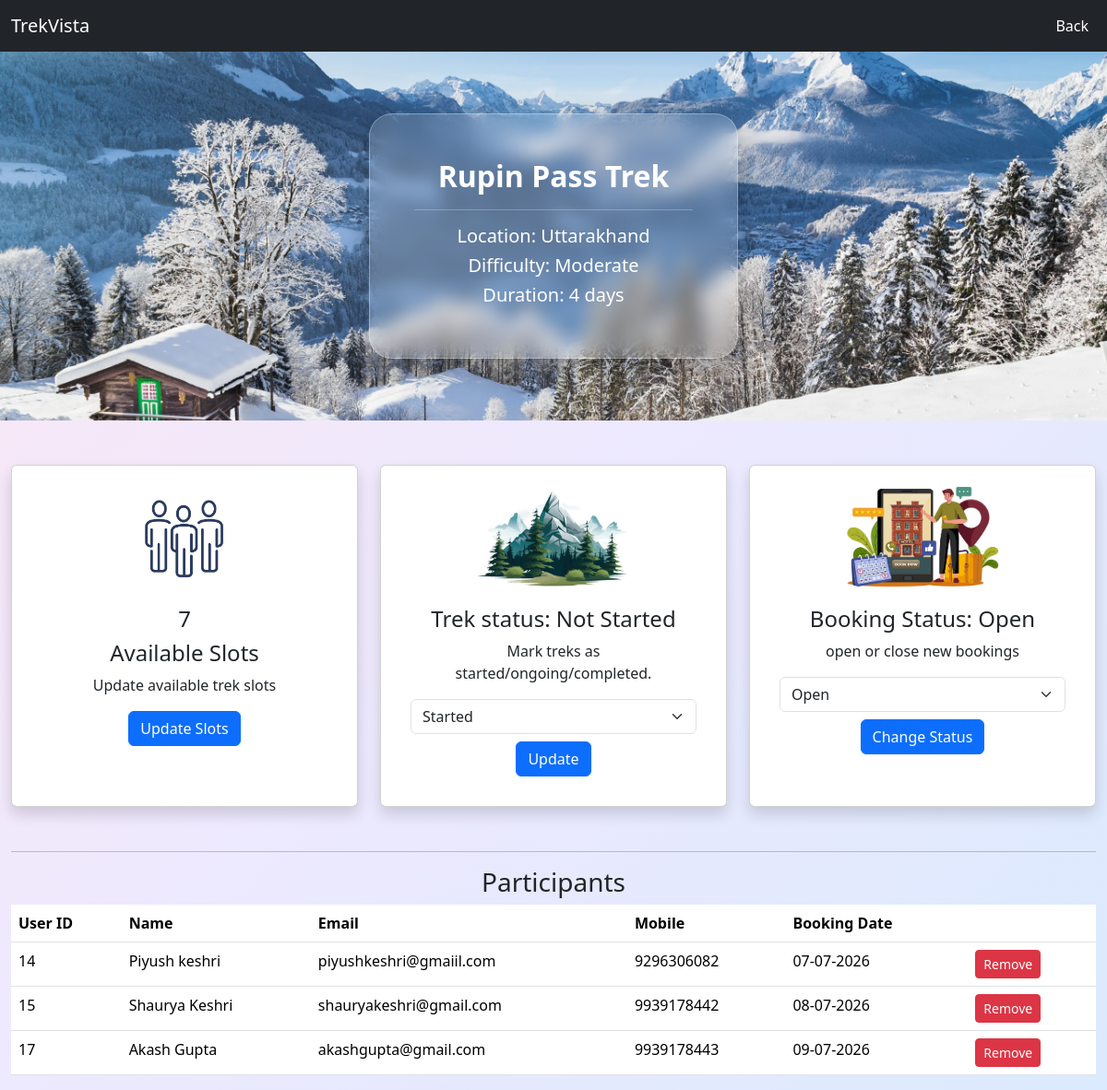
Page /staff/trek/12 (signed in) on the committed database.
### application/model.py (models this page shows)
class Trek(db.Model):
    trek_id=db.Column(db.Integer,primary_key=True)
    trek_name = db.Column(db.String,nullable = False)
    location = db.Column(db.String,nullable = False)
    difficulty = db.Column(db.String,nullable = False)
    duration =db.Column(db.Integer)
    available_slots =db.Column(db.Integer, nullable=False)
    assigned_staff_id =db.Column(db.Integer,db.ForeignKey("staff.staff_id"), nullable=True)
    trek_status=db.Column(db.String(100),default="Not Started")
    booking_status=db.Column(db.String(100),default="Open")
    start_date=db.Column(db.DateTime)
    end_date=db.Column(db.DateTime)
    payment_status = db.Column(db.String,default="Pending")
    is_closed = db.Column(db.Boolean, default=False)
    created_at =  db.Column(db.DateTime, default=datetime.utcnow)
    bookings = db.relationship("Booking", backref="trek")

class Booking(db.Model):
    booking_id=db.Column(db.Integer,primary_key=True)
    user_id=db.Column(db.Integer,db.ForeignKey("user.user_id"),nullable = False)
    trek_id=db.Column(db.Integer,db.ForeignKey("trek.trek_id"), nullable = False)
    booking_date=db.Column(db.DateTime,default=datetime.utcnow, nullable=False)
    status=db.Column(db.String,default="Booked")

class User(db.Model):
    user_id=db.Column(db.Integer,primary_key=True)
    user_name = db.Column(db.String(100),nullable = False)
    email=db.Column(db.String(100),unique=True, nullable=False)
    password=db.Column(db.String(200),nullable=False)
    mobile = db.Column(db.String(15), nullable=False)
    is_blacklisted = db.Column(db.Boolean, default=False)
    created_at= db.Column(db.DateTime, default=datetime.utcnow)
    status=db.Column(db.String,default="Approved" )
    bookings = db.relationship("Booking", backref="user")

### application/routes.py (the view)
@app.route("/staff/trek/<int:trek_id>")
def view_trek(trek_id):
    staff_id = session.get("staff_id")
    if not staff_id:
        return redirect("/login")
    trek = Trek.query.get_or_404(trek_id)
    if trek.assigned_staff_id != staff_id:
        flash("Unauthorized access.", "danger")
        return redirect("/staff_dashboard")
    return render_template(
        "staff/view_trek.html",
        trek=trek
    )

### templates/Staff/view_trek.html (shortened to what this page needs)
<!DOCTYPE html>
<html lang="en">
<head>
    <link href="https://cdn.jsdelivr.net/npm/bootstrap@5.3.8/dist/css/bootstrap.min.css" rel="stylesheet">
    <link rel="stylesheet" href="https://cdn.jsdelivr.net/npm/bootstrap-icons@1.13.1/font/bootstrap-icons.min.css">
</head>
<body>
<nav class="navbar navbar-expand-lg bg-dark navbar-dark">
    <div class="container-fluid">
        <a class="navbar-brand" text-white>TrekVista</a>
        <div class="collapse navbar-collapse">
            <ul class="navbar-nav ms-auto">
                <li class="nav-item">
                    <a class="nav-link text-white" href="/staff/my_treks">Back</a>
                </li>
            </ul>
        </div>
    </div>
</nav>
<div>
    <div class="container-fluid d-flex justify-content-center align-items-center"
    style="
    height: 400px;
    background-image:url('/static/images/view_drive.webp');
    background-size:cover;
    background-position:center;
    background-repeat:no-repeat;
">
    <div class="p-5 text-center"
         style="
            width:400px;
            min-height:100px;
            background:rgba(255,255,255,0.15);
            backdrop-filter:blur(10px);
            border:1px solid rgba(255,255,255,0.3);
            border-radius:25px;
            color:white;
            box-shadow:0 8px 32px rgba(0,0,0,0.3);
         "><h2><strong>{{ trek.trek_name }}</strong></h2>
         <hr>
         <h5>Location:</strong> {{ trek.location }}</h5>
<h5>Difficulty: {{ trek.difficulty }}</h5>
<h5>Duration: {{ trek.duration }} days </h5></div>
     </div>
    <br>
<div class=" container-fluid mt-4">
    <div class="row text-center mb-5">
       <div class="col-md-4">
    <div class="card shadow p-3 h-100">
        <img src="{{ url_for('static', filename='images/Screenshot 2026-06-17 184601.png') }}"
             class="card-img-top"
             style="height:120px; object-fit:contain;">
        <div class="card-body text-center">
            <h4>{{ trek.available_slots }}</h4>
            <h4>Available Slots</h4>
            <p>Update available trek slots</p>
            <a href="{{ url_for('update_slots', id=trek.trek_id) }}"
   class="btn btn-primary">
   Update Slots
</a>
        </div>
    </div>
</div>
        <div class="col-md-4">
            <div class="card shadow p-3 h-100">
                <img src="{{ url_for('static', filename='images/mountain.png') }}"
     class="card-img-top"
     style="height:120px; object-fit:contain;">
     <div class="card-body text-center">
                <h4>Trek status:  {{ trek.trek_status }}</h4>
                <p>Mark treks as started/ongoing/completed.</p>
<form method="POST"
      action="{{ url_for('change_trek_status', id=trek.trek_id) }}">
    <select name="status" class="form-select">
        <option value="Started">Started</option>
    </select>
    <button type="submit" class="btn btn-primary mt-2">
        Update
    </button>
</form>
                </div>
            </div>
        </div>
        <div class="col-md-4">
            <div class="card shadow p-3 h-100">
                <img src="{{ url_for('static', filename='images/booking2.png') }}"
     class="card-img-top"
     style="height:120px; object-fit:contain;">
     <div class="card-body text-center">
                <h4>Booking Status: {{ trek.booking_status }}</h4>
                <p>open or close new bookings</p>
                <form method="POST"
      action="{{ url_for('change_booking_status', id=trek.trek_id) }}">
    <select name="status" class="form-select">
        <option value="Open">Open</option>
    </select>
    <button type="submit" class="btn btn-primary mt-2">
        Change Status
    </button>
</form>
            </div>
</div>
    </div>
    </div>
    <hr>
<h3 class="text-center">Participants</h3>
{% if trek.bookings %}
<table class="table">
    <thead>
        <tr>
            <th>User ID</th>
            <th>Name</th>
            <th>Email</th>
            <th>Mobile</th>
            <th>Booking Date</th>
            <th></th>
        </tr>
    </thead>
    <tbody>
        {% for booking in trek.bookings %}
        <tr>
            <td>{{ booking.user.user_id }}</td>
            <td>{{ booking.user.user_name }}</td>
            <td>{{ booking.user.email }}</td>
            <td>{{ booking.user.mobile }}</td>
            <td>{{ booking.booking_date.strftime('%d-%m-%Y') }}</td>
            <td>
                <form method="POST"
      action="/staff/remove_participant/{{booking.booking_id }}">
    <button class="btn btn-danger btn-sm">
        Remove
    </button>
</form>
                </td>
        </tr>
        {% endfor %}
    </tbody>
</table>
{% else %}
<h4 class="text-center">No users have booked this trek yet.</h4>
{% endif %}
</div>

### templates/Staff/view_trek.html (style rules this page uses)
body { background: linear-gradient( 135deg, #fce7f3, #ede9fe, #dbeafe) }

### rows in the picture
Trek: trek_name "Rupin Pass Trek", location "Uttarakhand", difficulty "Moderate", duration "4", available_slots "7", trek_status "Not Started", booking_status "Open"
Booking: user.user_id "14", user.user_name "Piyush keshri", user.email "piyushkeshri@gmaiil.com", user.mobile "9296306082", booking_date "07-07-2026"
Booking: user.user_id "15", user.user_name "Shaurya Keshri", user.email "shauryakeshri@gmail.com", user.mobile "9939178442", booking_date "08-07-2026"
Booking: user.user_id "17", user.user_name "Akash Gupta", user.email "akashgupta@gmail.com", user.mobile "9939178443", booking_date "09-07-2026"
